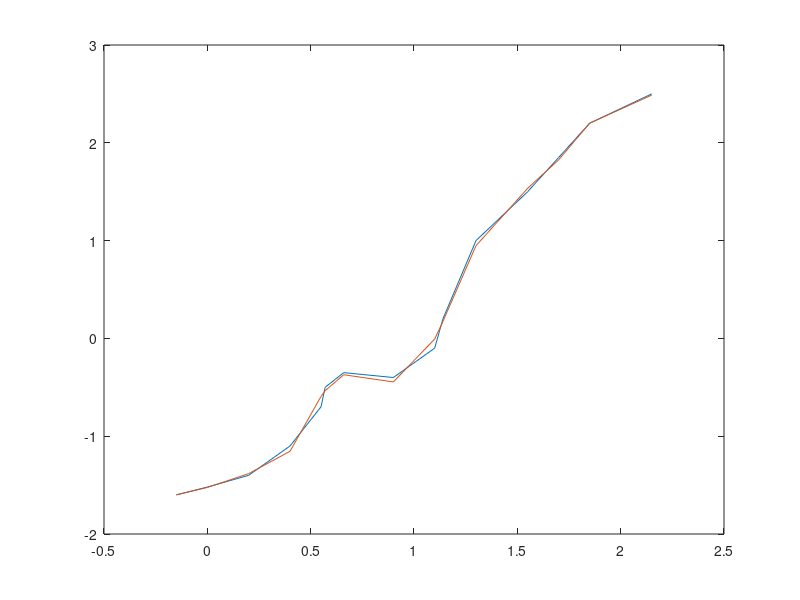

MATLAB code to generate this figure:
Xo = [2.15 1.85 1.7 1.55 1.3 1.14 1.1 0.9 0.66 0.57 0.55 0.4 0.2 0 -0.15]';
y = [2.5 2.2 1.85 1.5 1 0.2 -0.1 -0.4 -0.35 -0.5 -0.7 -1.1 -1.4 -1.52 -1.6]';
n = 10
c = rand(n+1,1)

##p = polyfit(X,y,6);
##
##
##Xc = linspace(2.15,-0.15)
##yc = polyval(p,Xc)
##
##
##
##yc
##
##plot(X,y)
##hold on
##plot(Xc,yc)
##hold off

##X = [Xo.^6 Xo.^5 Xo.^4 Xo.^3 Xo.^2 Xo ones(15,1)]
X=[Xo ones(15,1)]
for i = 2:n
  X = [Xo.^i X];
endfor
w = (X*c);
diff = y-w;
Err = (1/30)*((diff)'*(diff));
Err = (1/30)*(c'*X'*X*c - 2*(X*c)'*y+y'*y);
der = 2*X'*X*c - 2*X'*y ;
newc = (X'*X)^-1*X'*y;
neww = (X*newc);
 



plot(Xo,y)
hold on
plot(Xo,neww)
hold off

